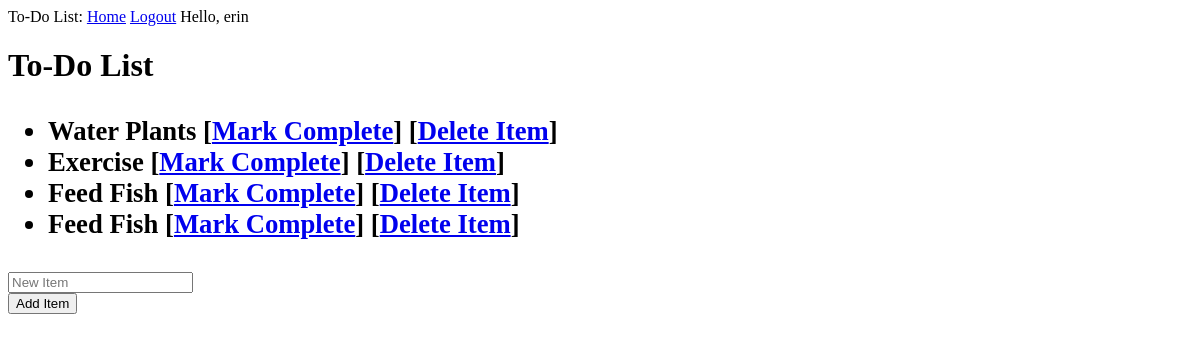
Before: /index (signed in) with the older database file.
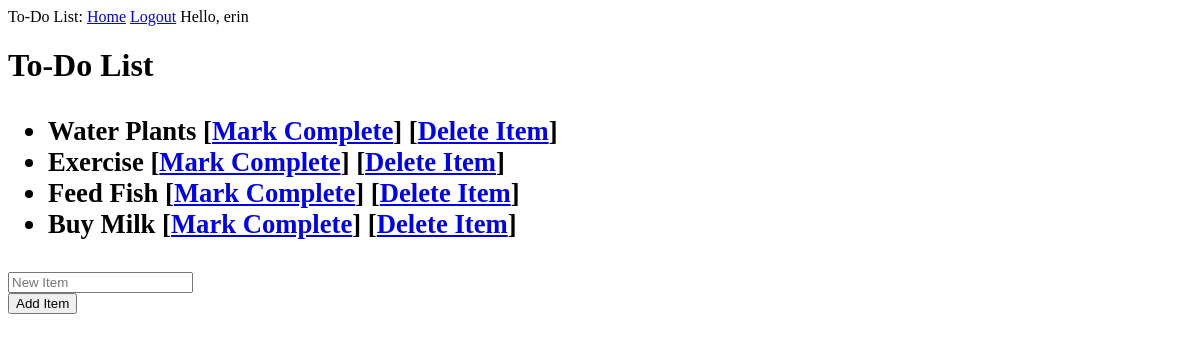
After: the same page with the newer database file.
### tabledef.py (models this page shows, shortened)
class User(Base):
    __tablename__ = "users"
    id = Column(Integer, primary_key=True)
    username = Column(String(50))
    todos = relationship('Todo', backref='user', lazy='dynamic')

class Todo(Base):
    __tablename__ = "todos"
    id = Column(Integer, primary_key=True)
    user_id = Column(Integer, ForeignKey('users.id'))
    content = Column(String)
    completed = Column(Integer)

### app.py (the view)
@app.route('/', methods=['GET', 'POST'])
@app.route('/index', methods=['GET', 'POST'])
def index():
    todos = []
    if session.get('logged_in'):
        Session = sessionmaker(bind=engine)
        s = Session()
        current_user = s.query(User).get(session['user_id'])
        if request.method == 'POST':
            new_todo = request.form['todo']
            if new_todo != '':
                todo = Todo(content=new_todo, user=current_user, completed=0)
                s.add(todo)
                s.commit()
        user_todos = current_user.todos.all()
        for todo in user_todos:
            todos.append([todo.id, todo.content, todo.completed])
    return render_template('index.html', list=todos)

### templates/index.html (shortened to what this page needs)
{% extends "base.html" %}
{% block content %}
  <h1>To-Do List<h1>
    {% if session['logged_in'] %}
      <ul><small>
        {% for todo in list %}
          <li>
            {% if todo[2] == 1 %}
              <strike>{{ todo[1] }}</strike>
              [<a href={{'/uncomplete?id=' + todo[0]|string}}>Mark Uncomplete</a>]
              [<a href={{'/delete?id=' + todo[0]|string}}>Delete Item</a>]
            {% else %}
              {{ todo[1] }}
              [<a href={{'/complete?id=' + todo[0]|string}}>Mark Complete</a>]
              [<a href={{'/delete?id=' + todo[0]|string}}>Delete Item</a>]
            {% endif %}
          </li>
        {% endfor %}
      </small></ul>
      <form action="" method="post" role="form">
        <input type="text" name="todo" placeholder="New Item">
        <br><input type="submit" value="Add Item">
      </form>
    {% endif %}
{% endblock %}

### templates/base.html (shortened to what this page needs)
<html>
  <head>
  </head>
  <body>
    <div>
      To-Do List:
      <a href={{ "/" }}>Home</a>
      {% if session['logged_in'] %}
        <a href="/logout">Logout</a>
        Hello, {{ session['username'] }}
      {% else %}
        <a href="/signup">Sign Up</a>
        <a href="/login">Login</a>
      {% endif %}
    </div>
    {% block content %}{% endblock %}
  </body>
</html>

Changed rows visible on the page:
changed Todo: content "Feed Fish" → "Buy Milk"
